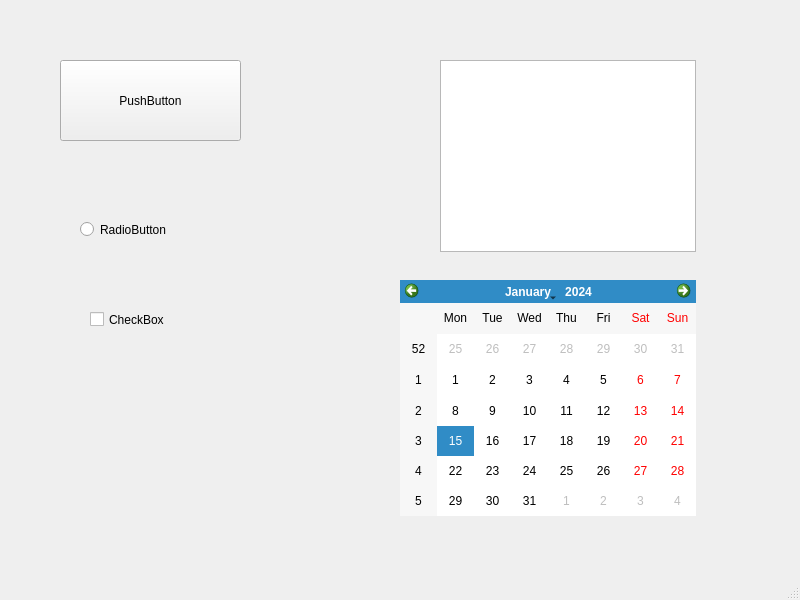
<?xml version="1.0" encoding="UTF-8"?>
<ui version="4.0">
 <class>MainWindow</class>
 <widget class="QMainWindow" name="MainWindow">
  <property name="geometry">
   <rect>
    <x>0</x>
    <y>0</y>
    <width>800</width>
    <height>600</height>
   </rect>
  </property>
  <property name="windowTitle">
   <string>MainWindow</string>
  </property>
  <widget class="QWidget" name="centralwidget">
   <widget class="QPushButton" name="pushButton">
    <property name="geometry">
     <rect>
      <x>60</x>
      <y>60</y>
      <width>181</width>
      <height>81</height>
     </rect>
    </property>
    <property name="text">
     <string>PushButton</string>
    </property>
   </widget>
   <widget class="QRadioButton" name="radioButton">
    <property name="geometry">
     <rect>
      <x>80</x>
      <y>220</y>
      <width>115</width>
      <height>19</height>
     </rect>
    </property>
    <property name="text">
     <string>RadioButton</string>
    </property>
   </widget>
   <widget class="QCheckBox" name="checkBox">
    <property name="geometry">
     <rect>
      <x>90</x>
      <y>310</y>
      <width>91</width>
      <height>19</height>
     </rect>
    </property>
    <property name="text">
     <string>CheckBox</string>
    </property>
   </widget>
   <widget class="QTreeView" name="treeView">
    <property name="geometry">
     <rect>
      <x>440</x>
      <y>60</y>
      <width>256</width>
      <height>192</height>
     </rect>
    </property>
   </widget>
   <widget class="QCalendarWidget" name="calendarWidget">
    <property name="geometry">
     <rect>
      <x>400</x>
      <y>280</y>
      <width>296</width>
      <height>236</height>
     </rect>
    </property>
   </widget>
  </widget>
  <widget class="QMenuBar" name="menubar">
   <property name="geometry">
    <rect>
     <x>0</x>
     <y>0</y>
     <width>800</width>
     <height>26</height>
    </rect>
   </property>
  </widget>
  <widget class="QStatusBar" name="statusbar"/>
 </widget>
 <resources/>
 <connections/>
</ui>
